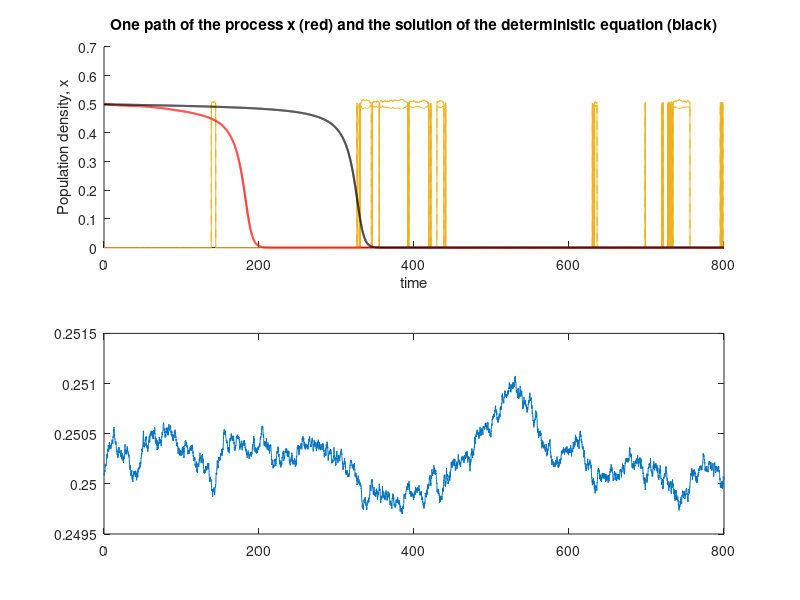

Write the MATLAB code that produced this figure. (Note: this script raises an error after producing the figure.)

%%%%%%%%%%%%%%%%%%%%%%%%%%%%%%%%%%%%%%%%%%%%%%%%%%%%%%%%%%%%%%%%%%%%%%%%%%%%%%
%   This code produces one path of the population process x and the solution
%   of the deterministic equation for the strong Allee effect.
%
%   It also generates the corresponding path of the Ornstein-Uhlenbeck
%   process.
%%%%%%%%%%%%%%%%%%%%%%%%%%%%%%%%%%%%%%%%%%%%%%%%%%%%%%%%%%%%%%%%%%%%%%%%%%%%%%

a = 1; K = 1;
trho = 0.2501;      % the centered value for the OU process rho (rho star)
lambda = 0.01; phi = 0.00005;     % OU parameters

T = 800; N = 2^15; dt = T/N;

X0 = 0.5; 
rho0 = 0.2501;      % initial value of the process rho

dW = sqrt(dt)*randn(1,N);
W = cumsum(dW);

R = 4; Dt = R*dt; L = N/R;
X = zeros(1,L);
Xtemp = X0;

for j = 1:L
    Winc = sum(dW(R*(j-1)+1:R*j));
    Xtemp = Xtemp + (a*Xtemp^2*(1-Xtemp/K)-(trho+(rho0-trho)*exp(-lambda*j*Dt))*Xtemp)*Dt+(phi/sqrt(2*lambda))*sqrt(1-exp(-2*lambda*j*Dt))*Xtemp*Winc;
    X(j) = Xtemp;
end

rho = zeros(1,L);
theta = zeros(1,L);

integrand = exp(lambda*Dt*(0:L-1));

Winc = zeros(1,L);
for j=1:L    
    Winc(j) = sum(dW(R*(j-1)+1:R*j));
end

for j = 1:L
    rho(j) = trho + (rho0-trho)*exp(-lambda*j*Dt) + phi*exp(-lambda*Dt*j)*sum(integrand(1:j).*Winc(1:j));
    theta(j) = trho+(rho0-trho)*exp(-lambda*Dt*j);
end

rho = [rho0,rho];
theta = [rho0,theta];

Y = zeros(1,L);
Ytemp = X0;
Z = zeros(1,L);
Ztemp = X0;
for j = 1:L
    Ytemp = Ytemp + Dt*(a*Ytemp^2*(1-Ytemp/K)-rho(j)*Ytemp);
    Y(j) = Ytemp;
    Ztemp = Ztemp + Dt*(a*Ztemp^2*(1-Ztemp/K)-rho0*Ztemp);
    Z(j) = Ztemp;
end


EqStable2 = K*0.5*(1+sqrt(1-4*rho/(a*K))); EqUnstable2 = K*0.5*(1-sqrt(1-4*rho/(a*K)));
EqStable2 = EqStable2.*(imag(EqStable2) == 0);
EqUnstable2 = EqUnstable2.*(imag(EqUnstable2) == 0);

clf

subplot(2,1,1) 
hold on
plot(0:Dt:T,EqStable2,'Color',[0.9290 0.6940 0.1250]')
plot(0:Dt:T,EqUnstable2,'Color',[0.9290 0.6940 0.1250],'LineStyle','--')

plot(0:Dt:T,[X0,Y],'r','LineWidth',1.5)
plot(0:Dt:T,[X0,Z],'k','LineWidth',1.5)

xlabel('time')
ylabel('Population density, x')
title('One path of the process x (red) and the solution of the deterministic equation (black)')

subplot(2,1,2)
plot(0:Dt:T,rho)
yline(0.25,'r-')
yline(trho,'-','\rho_{center}')
xlabel('time')
ylabel('\rho')
title('The Ornstein-Uhlenbeck process, \rho')

